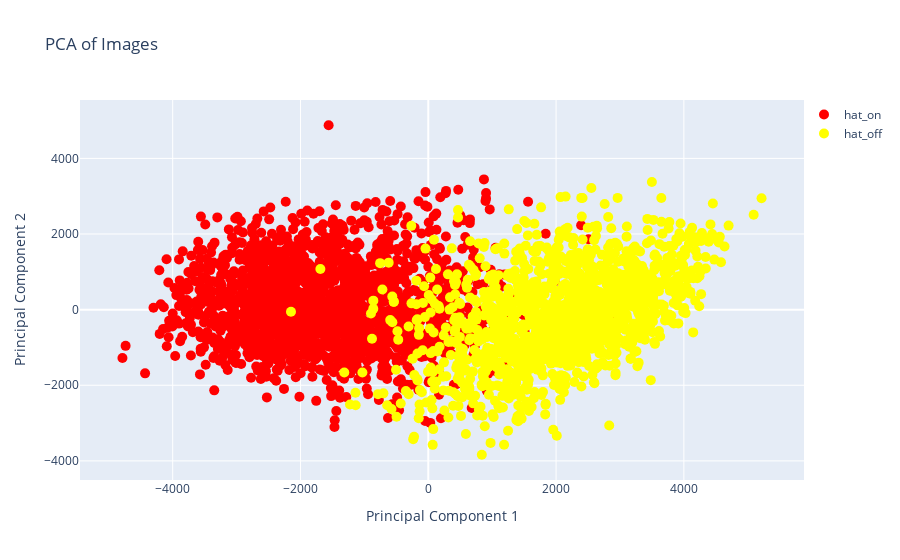

The code cell stored with this chart in its notebook:
### Code cell
# Update layout to remove color scale and position the legend
fig.update_layout(
    title='PCA of Images',
    xaxis_title='Principal Component 1',
    yaxis_title='Principal Component 2',
    showlegend=True,
    legend=dict(
        x=1,
        y=1,
        traceorder='normal',
        bgcolor='rgba(0,0,0,0)',
        bordercolor='rgba(0,0,0,0)'
    ),
    coloraxis_showscale=False
)

fig.show()

### Figure 1 — Plotly figure (JSON) as saved in the notebook; plotly's stock layout.template omitted (floating-point values rounded to 4 significant figures; data arrays with more than 128 entries replaced by an {"elided": "..."} marker saying what was removed)
{"data": [{"marker": {"color": "red", "size": 10}, "mode": "markers", "name": "hat_on", "type": "scatter", "x": {"elided": "2018 float values"}, "y": {"elided": "2018 float values"}}, {"marker": {"color": "yellow", "size": 10}, "mode": "markers", "name": "hat_off", "type": "scatter", "x": {"elided": "1521 float values"}, "y": {"elided": "1521 float values"}}], "layout": {"coloraxis": {"showscale": false}, "legend": {"bgcolor": "rgba(0,0,0,0)", "bordercolor": "rgba(0,0,0,0)", "traceorder": "normal", "x": 1, "y": 1}, "showlegend": true, "title": {"text": "PCA of Images"}, "xaxis": {"title": {"text": "Principal Component 1"}}, "yaxis": {"title": {"text": "Principal Component 2"}}}}
